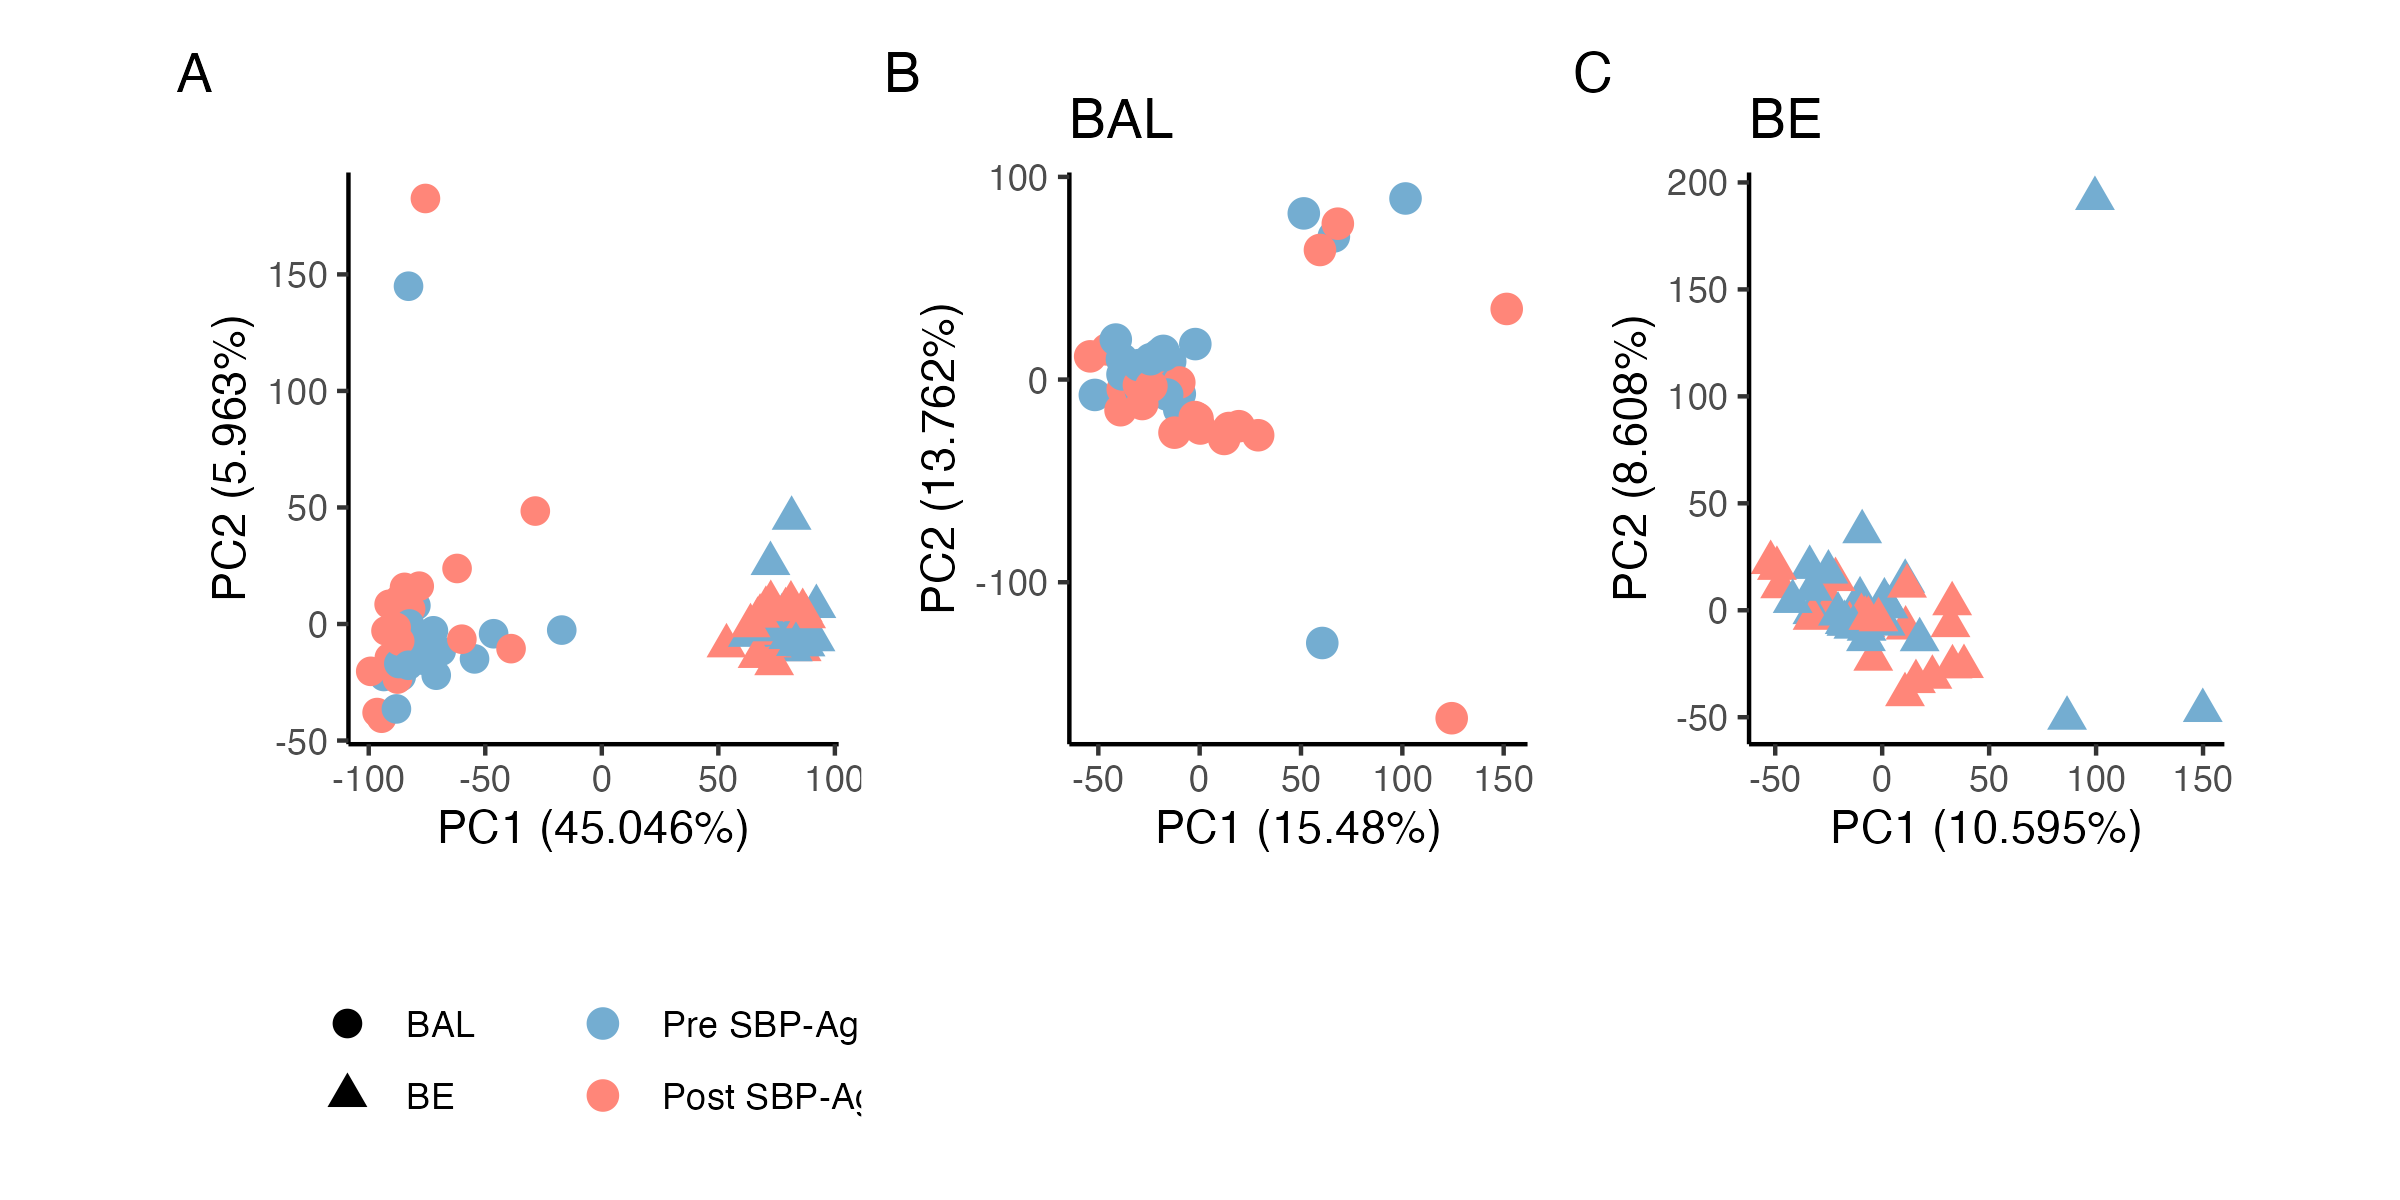

R code for this plot:
library(tidyverse)
# library(BIGpicture)
library(patchwork)

#### Data ####
attach("data_clean/P337_BAL_data.RData")
attach("data_clean/P337_BE_data.RData")

dat.BAL.abund.norm.voom$targets <- dat.BAL.abund.norm.voom$targets %>% 
  mutate(visit = fct_recode(visit, "Pre SBP-Ag"="V4", "Post SBP-Ag"="V5"))
dat.BE.abund.norm.voom$targets <- dat.BE.abund.norm.voom$targets %>% 
  mutate(visit = fct_recode(visit, "Pre SBP-Ag"="V4", "Post SBP-Ag"="V5"))

dat.combined <- list()

dat.combined$targets <- bind_rows(dat.BAL.abund.norm.voom$targets,
                                  dat.BE.abund.norm.voom$targets)
dat.combined$E <- inner_join(
  rownames_to_column(as.data.frame(dat.BAL.abund.norm.voom$E)),
  rownames_to_column(as.data.frame(dat.BE.abund.norm.voom$E))) %>% 
  column_to_rownames()

class(dat.combined) <- class(dat.BAL.abund.norm.voom)

#### PCA ####
PCA <- prcomp(t(dat.combined$E), scale. = TRUE, center = TRUE)

PC1.label <- paste("PC1", " (", 
                   summary(PCA)$importance[2, 1] * 100, "%)", sep = "")
PC2.label <- paste("PC2", " (", 
                   summary(PCA)$importance[2, 2] * 100, "%)", sep = "")

pca.dat <- as.data.frame(PCA$x) %>% 
  rownames_to_column("libID") %>% 
  left_join(dat.combined$targets)

p1 <- ggplot(pca.dat, aes(PC1,PC2, color = visit, shape = group)) + 
  geom_point(size = 3) + 
  theme_classic() + 
  labs(x = PC1.label, y = PC2.label, shape="", color="") + 
  coord_fixed(ratio = 1) +
  scale_color_manual(values = c("#74add1", "#FF8679")) +
  theme(legend.position = "bottom", legend.direction = "vertical")
# p1

#### Separate samples ####
##BAL
dat.BAL <- dat.combined
dat.BAL$targets <- dat.BAL$targets %>% filter(group == "BAL")
dat.BAL$E <- dat.BAL$E %>% select(all_of(dat.BAL$targets$libID))

PCA2 <- prcomp(t(dat.BAL$E), scale. = TRUE, center = TRUE)

PC1.label2 <- paste("PC1", " (", 
                   summary(PCA2)$importance[2, 1] * 100, "%)", sep = "")
PC2.label2 <- paste("PC2", " (", 
                   summary(PCA2)$importance[2, 2] * 100, "%)", sep = "")

pca.dat2 <- as.data.frame(PCA2$x) %>% 
  rownames_to_column("libID") %>% 
  left_join(dat.combined$targets)

p2 <- ggplot(pca.dat2, aes(PC1,PC2, color = visit)) + 
  geom_point(size = 3) + 
  theme_classic() + 
  labs(x = PC1.label2, y = PC2.label2, color="", title="BAL") + 
  coord_fixed(ratio = 1) +
  scale_color_manual(values = c("#74add1", "#FF8679")) +
  theme(legend.position = "none")
# p2

##BE
dat.BE <- dat.combined
dat.BE$targets <- dat.BE$targets %>% filter(group == "BE")
dat.BE$E <- dat.BE$E %>% select(all_of(dat.BE$targets$libID))

PCA3 <- prcomp(t(dat.BE$E), scale. = TRUE, center = TRUE)

PC1.label3 <- paste("PC1", " (", 
                    summary(PCA3)$importance[2, 1] * 100, "%)", sep = "")
PC2.label3 <- paste("PC2", " (", 
                    summary(PCA3)$importance[2, 2] * 100, "%)", sep = "")

pca.dat3 <- as.data.frame(PCA3$x) %>% 
  rownames_to_column("libID") %>% 
  left_join(dat.combined$targets)

p3 <- ggplot(pca.dat3, aes(PC1,PC2, color = visit)) + 
  geom_point(size = 3, shape="triangle") + 
  theme_classic() + 
  labs(x = PC1.label3, y = PC2.label3, color="", title="BE") + 
  coord_fixed(ratio = 1) +
  scale_color_manual(values = c("#74add1", "#FF8679")) +
  theme(legend.position = "none")
# p3

#### Save ####
plot_all <- p1+p2+p3+ plot_annotation(tag_levels = "A")
plot_all
ggsave(filename = "publication/FigX_pca.png", plot_all,
       width = 8, height = 4)
